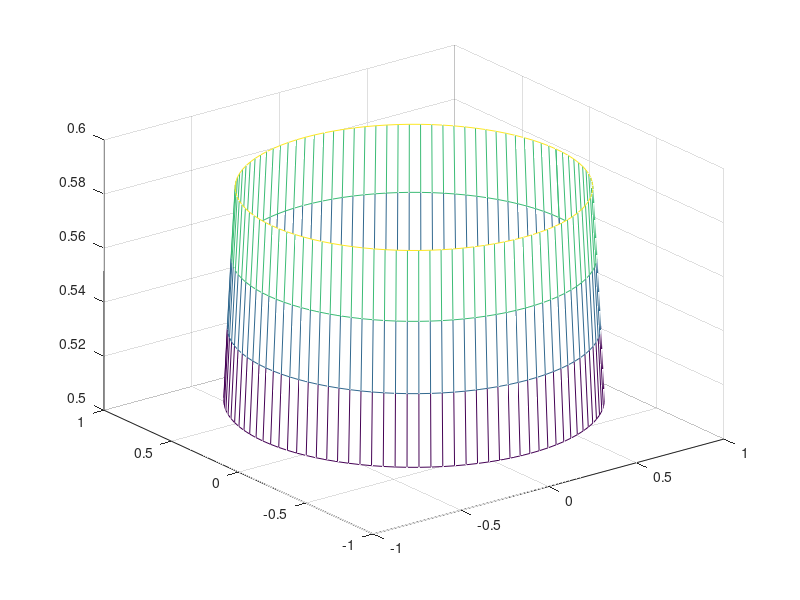

Write MATLAB code to recreate this figure.
x=(-1:0.01:1);
y=(-1:0.01:1);
R = 1;
z = sqrt(R.^2-(x.^2+y.^2));
plot3(x,y,real(z))
grid
[X,Y] = meshgrid(x,y);
Z = sqrt(R.^2-(X.^2+Y.^2));
plot3(X,Y,real(Z))
shg
%%
grid
shg
Z2 = -sqrt(R.^2-(X.^2+Y.^2));
Xk = [X,X];
Yk = [Y,Y];
Zk = [Z,Z2];
mesh(Xk, Yk, real(Zk))
%% 1. sphere
[X,Y,Z] = sphere;
mesh(X,Y,Z)
%% 2. sphere
[X,Y,Z] = sphere(100);
mesh(X,Y,Z)
%% Turpinājums
[X,Y,Z] = sphere(100);
ind = ((Z>0.5)&(Z<0.6));
Z(ind)=NaN;
mesh(X,Y,Z)
shg
%% Modifikacija (Redzams tikai izgriezums)
[X,Y,Z] = sphere(100);
ind = ((Z<0.5)|(Z>0.6));
Z(ind)=NaN;
mesh(X,Y,Z)
xlim([-1 1])
ylim([-1 1])
shg